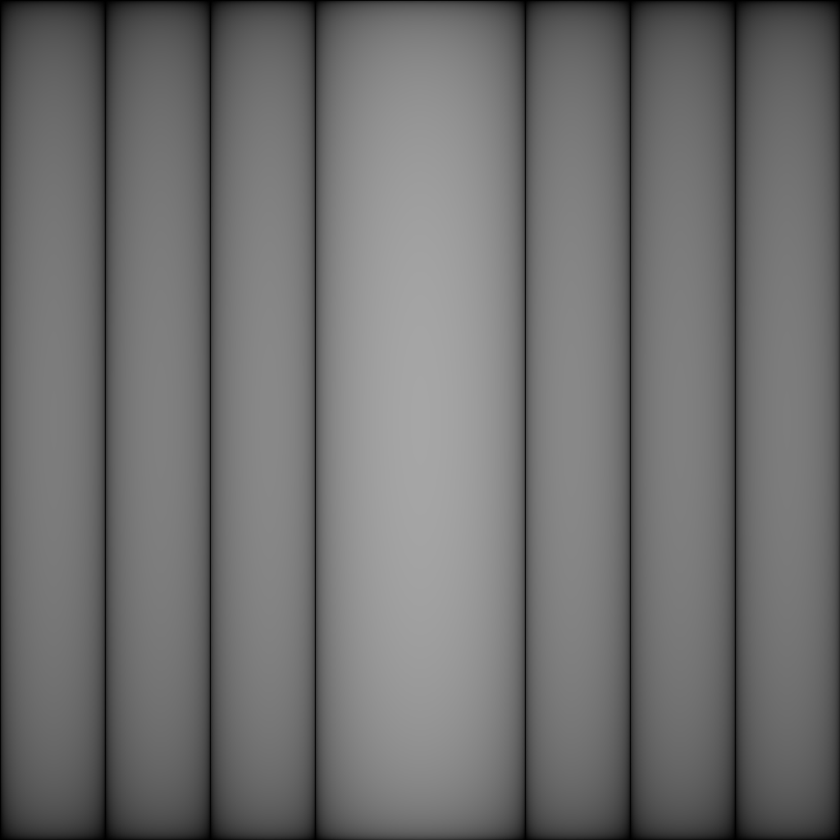
#> input picture FFT ofComponent.png, 840 x 840 px, shrunk from 1024 x 1024 before the run, given in place of 1705951007967.mp4, which was not available
$ python version2.py
#> lines starting #> are read from the running program, lines starting #| are printed output that depends on the picture; after the words box and inside, x2 and y2 are one past the last pixel; in counts of white or black regions, pixels touching at a corner belong together; pictures that were not available may be replaced by others from this repository, and a replacement may not be noted
import cv2
import numpy as np

def get_connected_components(video_path):
#> called with video_path = '1705951007967.mp4'
    cap = cv2.VideoCapture(video_path)
    if not cap.isOpened():
        print("Error: Unable to open video.")
        return

    # Define the codec and create VideoWriter object
    fps = int(cap.get(cv2.CAP_PROP_FPS))
    width = int(cap.get(cv2.CAP_PROP_FRAME_WIDTH))
    height = int(cap.get(cv2.CAP_PROP_FRAME_HEIGHT))
    out = cv2.VideoWriter('output_video.mp4', cv2.VideoWriter_fourcc(*'mp4v'), fps, (width, height))

    while True:
        ret, frame = cap.read()
#> frame is the input picture: shape (840, 840, 3); min 0, max 166, mean 110.6
        if not ret:
            break

        # Convert frame to grayscale
        gray = cv2.cvtColor(frame, cv2.COLOR_BGR2GRAY)

        # Thresholding to segment objects
        _, thresh = cv2.threshold(gray, 50, 255, cv2.THRESH_BINARY)
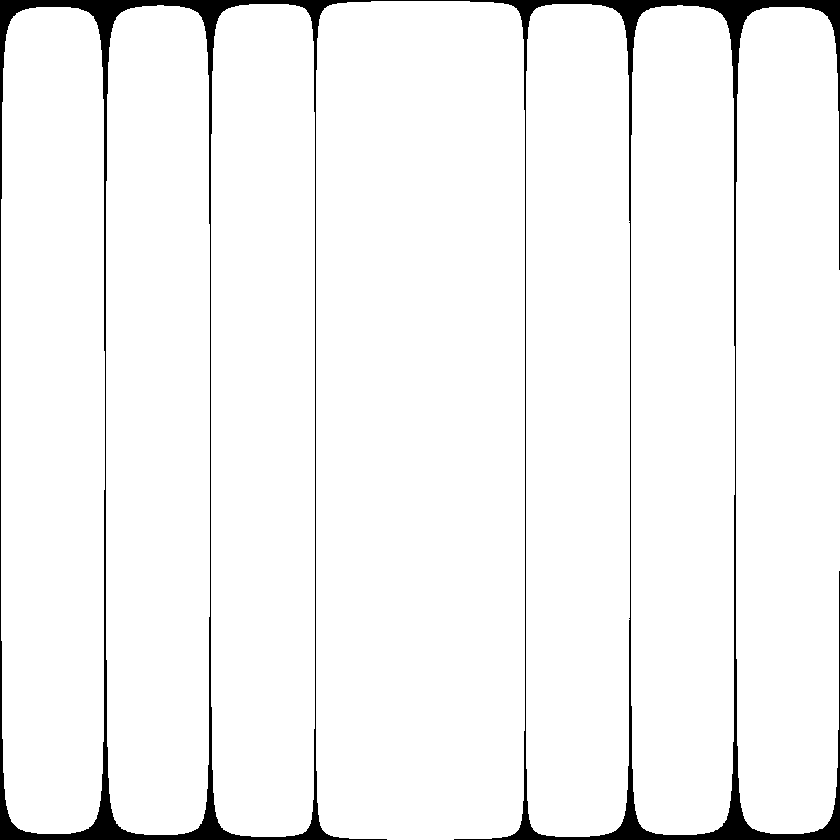
#> thresh: shape (840, 840); 96.2% white; 1 black region, box (x1, y1, x2, y2) and area: (0, 0, 840, 840) 26989

        # Find connected components
        num_labels, labels, stats, centroids = cv2.connectedComponentsWithStats(thresh, connectivity=8)
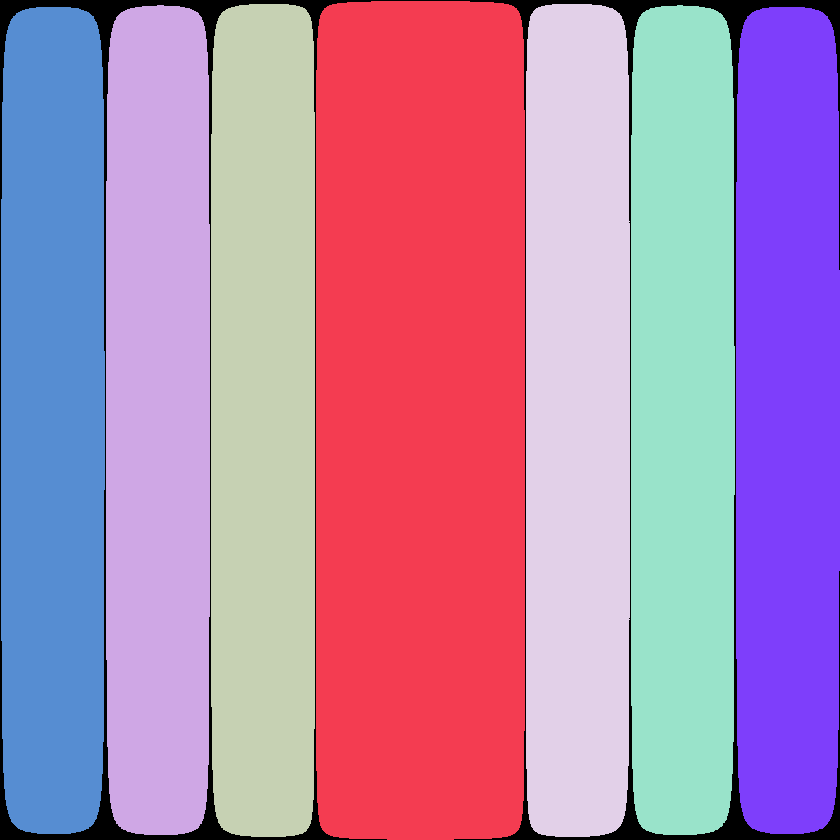
#> labels: shape (840, 840) int32; 8 distinct labels, from 0 to 7; one colour per label, 0 black
#> num_labels = 8; stats = [[0, 0, 840, 840, 26989], [316, 1, 209, 839, 174034], [106, 5, 104, 830, 83976], [211, 4, 104, 833, 85154], [526, 4, 104, 833, 85039], [631, 5, 104, 830, 83816], [1, 7, 104, 827, 83206], [736, 7, 104, 827, 83386]]; centroids = [[409.8, 409.3], [419.9, 419.9], [157.6, 419.9], [262.7, 419.9], [577.1, 419.9], [682.1, 419.9], [52.33, 419.9], [787.3, 419.9]]
        components = []
        for label in range(1, num_labels):
            component = np.zeros_like(gray, dtype=np.uint8)
            component[labels == label] = 255
            components.append(component)
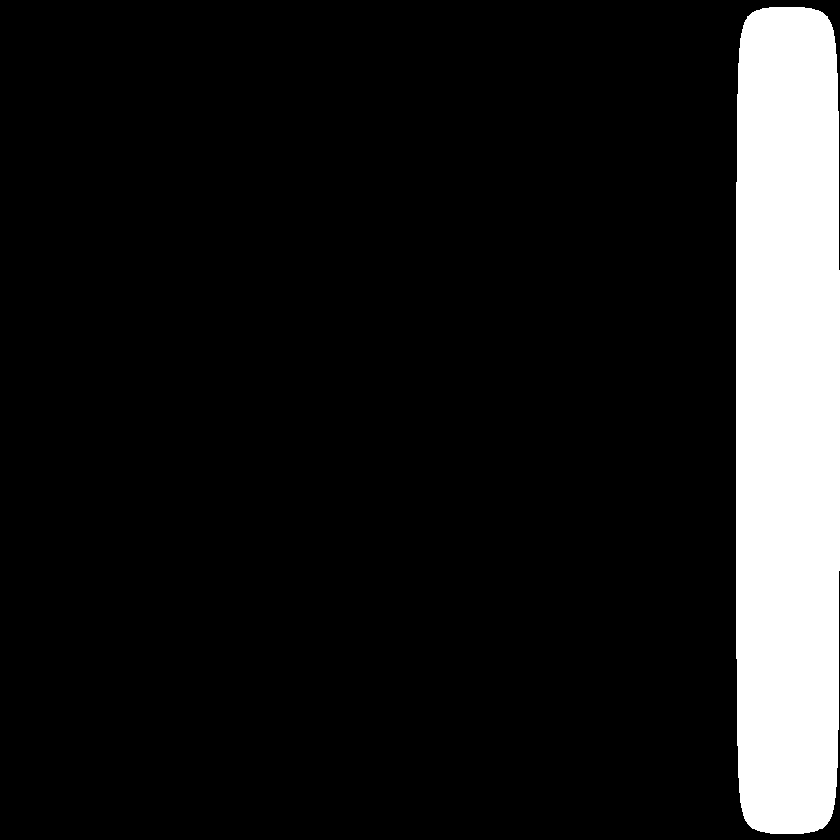
#> component: shape (840, 840); 11.8% white; 1 white region, box (x1, y1, x2, y2) and area: (736, 7, 840, 834) 83386

        #fft of component
        connected_components=components
        fft_results = []
        for component in connected_components:
        # Zero-padding to the nearest power of 2
           rows, cols = component.shape
           padded_rows = int(2 ** np.ceil(np.log2(rows)))
           padded_cols = int(2 ** np.ceil(np.log2(cols)))
           padded_component = np.zeros((padded_rows, padded_cols), dtype=np.uint8)
           padded_component[:rows, :cols] = component

        # Perform FFT
           fft_result = np.fft.fft2(padded_component)
           fft_shifted = np.fft.fftshift(fft_result)
           magnitude_spectrum = 20 * np.log(np.abs(fft_shifted) + 1)

           fft_results.append(magnitude_spectrum)

           return fft_results
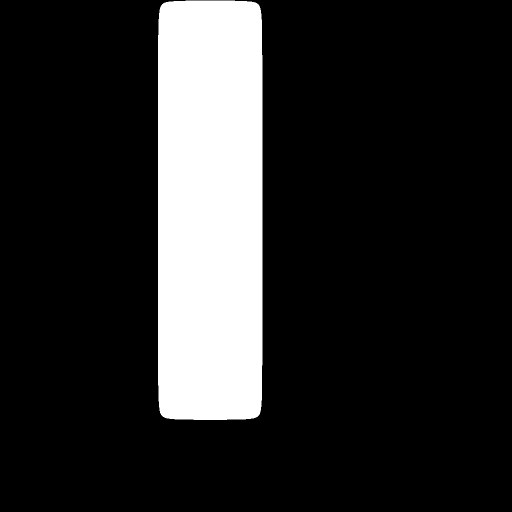
#> padded_component: shape (1024, 1024) (shown at 1/2 size); 16.6% white; 1 white region, box (x1, y1, x2, y2) and area: (316, 1, 525, 840) 174034
        # [19 lines of commented-out code are left out]
video_path = '1705951007967.mp4'

# Call the function to extract connected components
fft_results=get_connected_components(video_path)
for i, fft_result in enumerate(fft_results):
    cv2.imshow(f'FFT Component {i}', fft_result.astype(np.uint8))
#> this loop made 1 pass
#> pass 1, `cv2.imshow(f'FFT Component {i}', fft_result.astype(np.uint8))`:
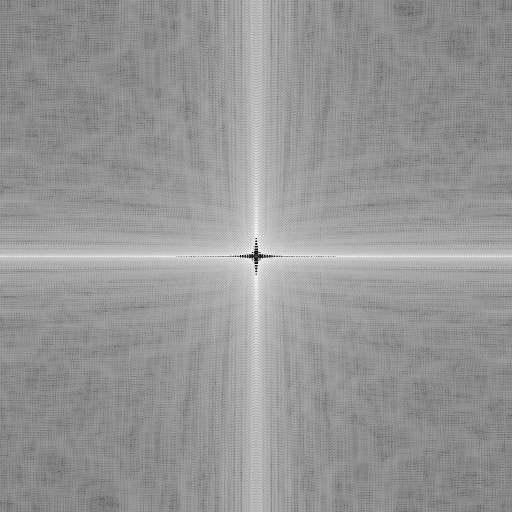
#> window 'FFT Component 0': shape (1024, 1024) (shown at 1/2 size); min 0, max 255, mean 150.2
cv2.waitKey(0)
cv2.destroyAllWindows()
